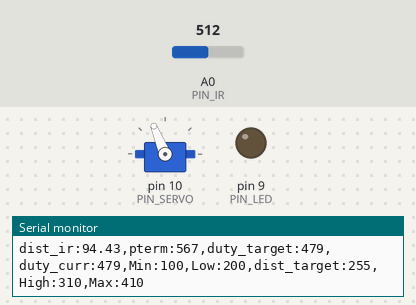
Bench run of a sketch on a simulated Arduino Uno, built with avr-gcc and run on an emulated ATmega328P. Parts: servo, output pins drawn as LEDs (lit = HIGH), the last lines printed to the serial monitor. The inputs (shaded band) are chosen by the test bench; at power-on: A0 (PIN_IR) = 512.

Above: at 1.2 s.
1.3 s: A0 (PIN_IR) set to 306
At 2.6 s:
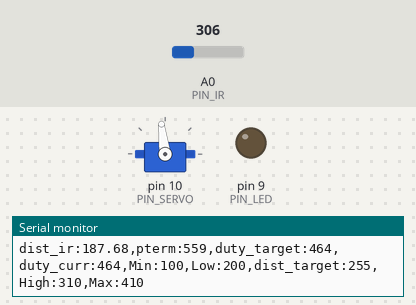
3.3 s: A0 (PIN_IR) set to 245
Timing chart, 0 to 7.7 s (numbered marks = the images above; inputs shaded):
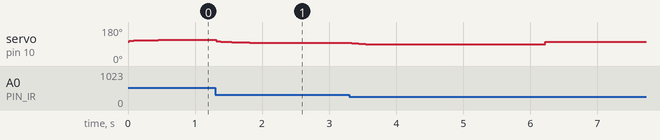

The sketch:

22P06.ino
```cpp
#include <Servo.h>

#define PIN_IR A0
#define PIN_LED 9
#define PIN_SERVO 10
#define PIN_TRIG 12
#define PIN_ECHO 13

#define SND_VEL 346.0
#define _INTERVAL_DIST 20
#define _INTERVAL_SERVO 20
#define _INTERVAL_SERIAL 100

#define _DIST_TARGET 255
#define _DIST_MIN 100
#define _DIST_MAX 410

#define _DIST_ALPHA 0.1

#define _DUTY_MIN 1450
#define _DUTY_NEU 1600
#define _DUTY_MAX 1700

#define _SERVO_ANGLE 30
#define _SERVO_SPEED 30

#define _KP 1.2

float timeout;
float dist_min, dist_max, dist_center, dist_raw, dist_prev, dist_ema, alpha;
float filtered_dist;
float dist_target;
float scale;
Servo myservo;
unsigned long last_sampling_time, last_sampling_time_dist, last_sampling_time_servo, last_sampling_time_serial;
bool event_dist, event_servo, event_serial;

float error_curr, error_prev, control, control_prev, control_filter, pterm, dterm, iterm;

float duty_chg_per_interval;
int duty_target, duty_curr, duty_filtered;
int a, b;

void setup() {
  pinMode(PIN_LED,OUTPUT);
  pinMode(PIN_TRIG,OUTPUT);
  digitalWrite(PIN_TRIG, LOW);
  pinMode(PIN_ECHO,INPUT);

  myservo.attach(PIN_SERVO);
  myservo.writeMicroseconds(_DUTY_NEU);

  dist_min = _DIST_MIN;
  dist_max = _DIST_MAX;
  alpha = _DIST_ALPHA;
  dist_center = _DIST_MIN + _DIST_MAX / 2.0;
  timeout = (_INTERVAL_DIST / 2) * 1000.0;
  dist_raw = dist_prev = 0.0;
  scale = 0.001 * 0.5 * SND_VEL;

  duty_chg_per_interval = (_DUTY_MAX - _DUTY_MIN) * ((float)_SERVO_SPEED / 180) * ((float)_INTERVAL_SERVO / 1000);

  Serial.begin(115200);

  last_sampling_time = last_sampling_time_dist = last_sampling_time_servo = last_sampling_time_serial = 0;
  event_dist = event_servo = event_serial = false;

  a = 70;
  b = 270;
  control_prev = 0;
}

float ir_distance(void){
  float val;
  float volt = float(analogRead(PIN_IR));
  val = ((6762.0/(volt-9.0))-4.0) * 10.0;
  return val;
}

float ir_distance_filtered() {
  const float coE[] = {0.0000074, -0.0004957, 0.9819665, 40.6514622};
  float x = ir_distance();
  return coE[0] * pow(x, 3) + coE[1] * pow(x, 2) + coE[2] * x + coE[3];
}

void loop() {
/////////////////////
// Event generator // [3133] 이벤트 실행 간격 구현
/////////////////////
  if (millis() >= last_sampling_time_dist + _INTERVAL_DIST) event_dist = true;
  if (millis() >= last_sampling_time_servo + _INTERVAL_SERVO) event_servo = true;
  if (millis() >= last_sampling_time_serial + _INTERVAL_SERIAL) event_serial = true;

////////////////////
// Event handlers //
////////////////////

  if(event_dist) {
      event_dist = false; // [3133]
  // get a distance reading from the distance sensor
      dist_raw = ir_distance();
      filtered_dist = ir_distance_filtered();  //[0028] 적외선 센서 필터링 값 저장

  // PID control logic
    error_curr = _DIST_TARGET - filtered_dist; //[0028] 현재 오차 저장
    pterm = error_curr * _KP; //[0028] kp * 오차
    control = constrain(pterm, -110, 110);

    control_filter = (alpha*control) + ((1-alpha)*control_filter);
    control = control_filter;

  // duty_target = f(duty_neutral, control)
    if (control < control_prev && control <= 30) {
      duty_target = map(control, -110, 30, _DUTY_MIN, _DUTY_NEU-30);
    } else if (control > control_prev && control >= -30) {
      duty_target = map(control, -30, 110, _DUTY_NEU+30, _DUTY_MAX);
    } else {
      duty_target = map(control, -30, 30, _DUTY_NEU-5, _DUTY_NEU+5);
    }

  // [3133] keep duty_target value within the range of [_DUTY_MIN, _DUTY_MAX]
    if (duty_target > _DUTY_MAX) duty_target = _DUTY_MAX;
    if (duty_target < _DUTY_MIN) duty_target = _DUTY_MIN;

    control_prev = control;

    last_sampling_time_dist = millis(); // [3133] 마지막 dist event 처리 시각 기록
  }

  if(event_servo) {
    event_servo = false; // [3133]
    // adjust duty_curr toward duty_target by duty_chg_per_interval
    duty_curr = duty_target;
    // update servo position
    duty_filtered = (alpha*duty_curr) + ((1-alpha)*duty_filtered);
    myservo.writeMicroseconds(duty_curr);
    last_sampling_time_servo = millis(); // [3133] 마지막 servo event 처리 시각 기록

  }

  if(event_serial) {
    event_serial = false; // [3133]
    Serial.print("dist_ir:");
    Serial.print(dist_raw);
    Serial.print(",pterm:");
    Serial.print(map(pterm,-1000,1000,510,610));
    Serial.print(",duty_target:");
    Serial.print(map(duty_target,1000,2000,410,510));
    Serial.print(",duty_curr:");
    Serial.print(map(duty_curr,1000,2000,410,510));
    Serial.println(",Min:100,Low:200,dist_target:255,High:310,Max:410");
    last_sampling_time_serial = millis();
 // [3133] 마지막 serial event 처리 시각 기록

  }
}
```
